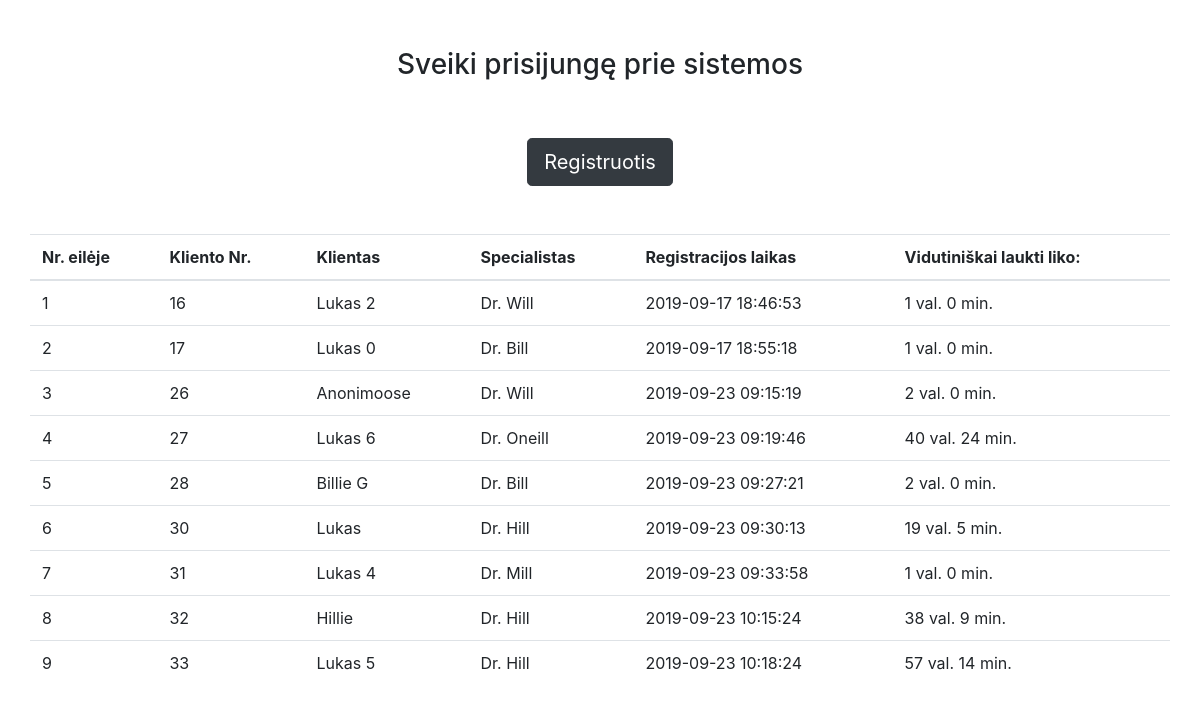
The page / on the database its author committed.
### tables this page shows
CREATE TABLE `registration` (
  `id` int(11) NOT NULL,
  `client_id` int(11) NOT NULL,
  `specialist_id` int(11) NOT NULL,
  `is_completed` int(1) NOT NULL DEFAULT '0',
  `info_url` varchar(8) DEFAULT NULL,
  `registered_at` datetime NOT NULL
);

CREATE TABLE `client` (
  `id` int(11) NOT NULL,
  `name` varchar(255) NOT NULL
);

CREATE TABLE `specialist` (
  `id` int(11) NOT NULL,
  `name` varchar(255) NOT NULL,
  `login_id` int(11) NOT NULL
);

### Registration.php (called while the page is built, shortened)
<?php
class Registration
{
    protected $conn;
    public function __construct($conn)
    {
        $this->conn = $conn;
    }
    public function getRegistrations()
    {
        $stmt = $this->conn->prepare('SELECT * FROM REGISTRATION WHERE IS_COMPLETED = 0 ORDER BY REGISTERED_AT LIMIT 10');
        $stmt->execute();
        return $stmt->fetchAll();
    }
    public function getIndexOfClientAtSpecialist($specId, $clientId)
    {
        $stmt = $this->conn->prepare("
            SELECT r.client_id as client, ROW_NUMBER() OVER(ORDER BY r.registered_at) as rownum
            FROM registration r where r.is_completed = 0 and r.specialist_id = :specId
            order by r.registered_at
        ");
        $stmt->bindParam(':specId', $specId, PDO::PARAM_INT);
        $stmt->execute();
        $data = $stmt->fetchAll();
        return array_search($clientId, array_column($data, 'client')) + 1;
    }
    public function getAverageWaitingTime($clientId, $specId)
    {
        $comp = new CompletionTime($this->conn);
        $time = self::getIndexOfClientAtSpecialist($specId, $clientId) * $comp->getAverageTimeBySpecialist($specId);
        $hours = floor($time / 3600);
        $minutes = round(($time % 3600) / 60);
        return array('minutes' => $minutes, 'hours' => $hours);
    }
}

### Client.php (called while the page is built, shortened)
<?php
class Client
{
    protected $conn;
    public function __construct($conn)
    {
        $this->conn = $conn;
    }
    public function getName($id)
    {
        $stmt = $this->conn->prepare('SELECT NAME FROM CLIENT WHERE id = :id');
        $data = [
            'id' => $id
        ];
        $stmt->execute($data);
        $data = $stmt->fetch();
        return $data['NAME'];
    }
}

### Specialist.php (called while the page is built, shortened)
<?php
class Specialist
{
    protected $conn;
    public function __construct($conn)
    {
        $this->conn = $conn;
    }
    public function getName($id)
    {
        $stmt = $this->conn->prepare('SELECT NAME FROM SPECIALIST WHERE id = :id');
        $stmt->bindParam(':id', $id, PDO::PARAM_INT);
        $stmt->execute();
        return $stmt->fetch()['NAME'];
    }
}

### CompletionTime.php (called while the page is built, shortened)
<?php
class CompletionTime
{
    protected $conn;
    public function __construct($conn)
    {
        $this->conn = $conn;
    }
    public function getAverageTimeBySpecialist($specialistId)
    {
        $stmt = $this->conn->prepare('SELECT AVG(c.time_taken) as avg FROM completion_time c JOIN registration r on r.id = c.registration_id where r.specialist_id = :specialistId');
        $stmt->bindParam(':specialistId', $specialistId, PDO::PARAM_INT);
        $stmt->execute();
        $average = $stmt->fetch()['avg'];
        if (is_null($average)) {
            return 3600;
        }
        return $average;
    }
}

### index.php (the view, shortened to what this page needs)
<link href="https://stackpath.bootstrapcdn.com/bootstrap/4.3.1/css/bootstrap.min.css" rel="stylesheet"
>
<?php
require_once('Database.php');
require_once('Registration.php');
require_once('Client.php');
require_once('Specialist.php');
require_once('CompletionTime.php');
$conn = Database::getConnection();
$reg = new Registration($conn);
$clients = $reg->getRegistrations();
$clientObj = new Client($conn);
$spec = new Specialist($conn);
?>
<div class="container">
    <div class="row justify-content-center pt-5">
        <h3> Sveiki prisijungę prie sistemos </h3>
    </div>
    <div class="row justify-content-center pt-5">
        <a href="register.php" class="btn btn-lg btn-dark"> Registruotis </a>
    </div>
    <div class="row pt-5">
        <table class="table">
            <thead>
            <tr>
                <th> Nr. eilėje</th>
                <th> Kliento Nr.</th>
                <th> Klientas</th>
                <th> Specialistas</th>
                <th> Registracijos laikas</th>
                <th> Vidutiniškai laukti liko:</th>
            </tr>
            </thead>
            <tbody>
            <?php foreach ($clients as $key => $client) {
                $specId = $client['specialist_id'];
                $clientId = $client['client_id'];
                $time = $reg->getAverageWaitingTime($clientId, $specId);
                echo '
                        <tr>
                            <td> ' . ($key + 1) . '</td>
                            <td> ' . $client['id'] . ' </td>
                            <td> ' . htmlspecialchars($clientObj->getName($clientId)) . '</td>
                            <td> ' . $spec->getName($specId) . ' </td>
                            <td> ' . $client['registered_at'] . ' </td>
                            <td> ' . $time['hours'] . ' val. ' . $time['minutes'] . ' min.<br></td>
                        </tr>
                    ';
            }
            ?>
            </tbody>
        </table>
    </div>
</div>

### rows shown on the page
registration: id "16", client.name "Lukas 2", specialist.name "Dr. Will", registered_at "2019-09-17 18:46:53", hours "1", minutes "0"
registration: id "17", client.name "Lukas 0", specialist.name "Dr. Bill", registered_at "2019-09-17 18:55:18", hours "1", minutes "0"
registration: id "26", client.name "Anonimoose", specialist.name "Dr. Will", registered_at "2019-09-23 09:15:19", hours "2", minutes "0"
registration: id "27", client.name "Lukas 6", specialist.name "Dr. Oneill", registered_at "2019-09-23 09:19:46", hours "40", minutes "24"
registration: id "28", client.name "Billie G", specialist.name "Dr. Bill", registered_at "2019-09-23 09:27:21", hours "2", minutes "0"
registration: id "30", client.name "Lukas", specialist.name "Dr. Hill", registered_at "2019-09-23 09:30:13", hours "19", minutes "5"
registration: id "31", client.name "Lukas 4", specialist.name "Dr. Mill", registered_at "2019-09-23 09:33:58", hours "1", minutes "0"
registration: id "32", client.name "Hillie", specialist.name "Dr. Hill", registered_at "2019-09-23 10:15:24", hours "38", minutes "9"
registration: id "33", client.name "Lukas 5", specialist.name "Dr. Hill", registered_at "2019-09-23 10:18:24", hours "57", minutes "14"
